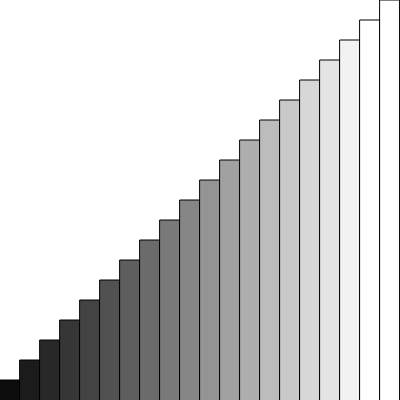
Frame 1 (no input)
Frame 60 (no input): identical to frame 1, image omitted
Frame 120 (the mouse pressed at the canvas centre since frame 60): identical to frame 1, image omitted

The p5.js sketch that drew this single still picture (run headless with seeded random() and noise() and a simulated clock; from frame 60 on, the mouse is pressed at the canvas centre):

// p5.js sketch
// ── sketch.js
function setup() {
    createCanvas(400, 400);
  
   
}

function draw() {
  background(255)
let gridSize = 20
let initialHeight = 20
let canvasSize = 400
let rectWidth = canvasSize/gridSize
  
// (x+rectWidth, y (?), rectWidth, initialHeight + rectHeight)
 
  for(let i = 0; i < height; i = i + 1 ) {
    let rectHeight = i*initialHeight
    

    //should be reviewed 
    fill(map(i, 0, 19, 0, 255, true))
    
    rect (i*rectWidth-rectWidth, canvasSize - rectHeight , rectWidth,   initialHeight + rectHeight)
    


  }
}
   
// ── 2.html
<!DOCTYPE html>
<html lang="en">
<head>
    <meta charset="UTF-8">
    <meta name="viewport" content="width=device-width, initial-scale=1.0">
   
    <link rel="stylesheet" href="style.css">
    <script src="../../../js/p5.js"></script>
    <title>2-transitioning-rectangles</title>
</head>
<body>
    <h1>2-transitioning-rectangles</h1>
    <a href="../week3.html">go back</a>
    <script src="sketch.js"></script>
</body>
</html>
// ── style.css
body {
    margin: 0;
    background-color: black;
    font-family:ITC Franklin Gothic Std, sans-serif;
    color: white;
    /* margin: 120; */
}

canvas {
    display: block;
    margin: 0 auto
}
